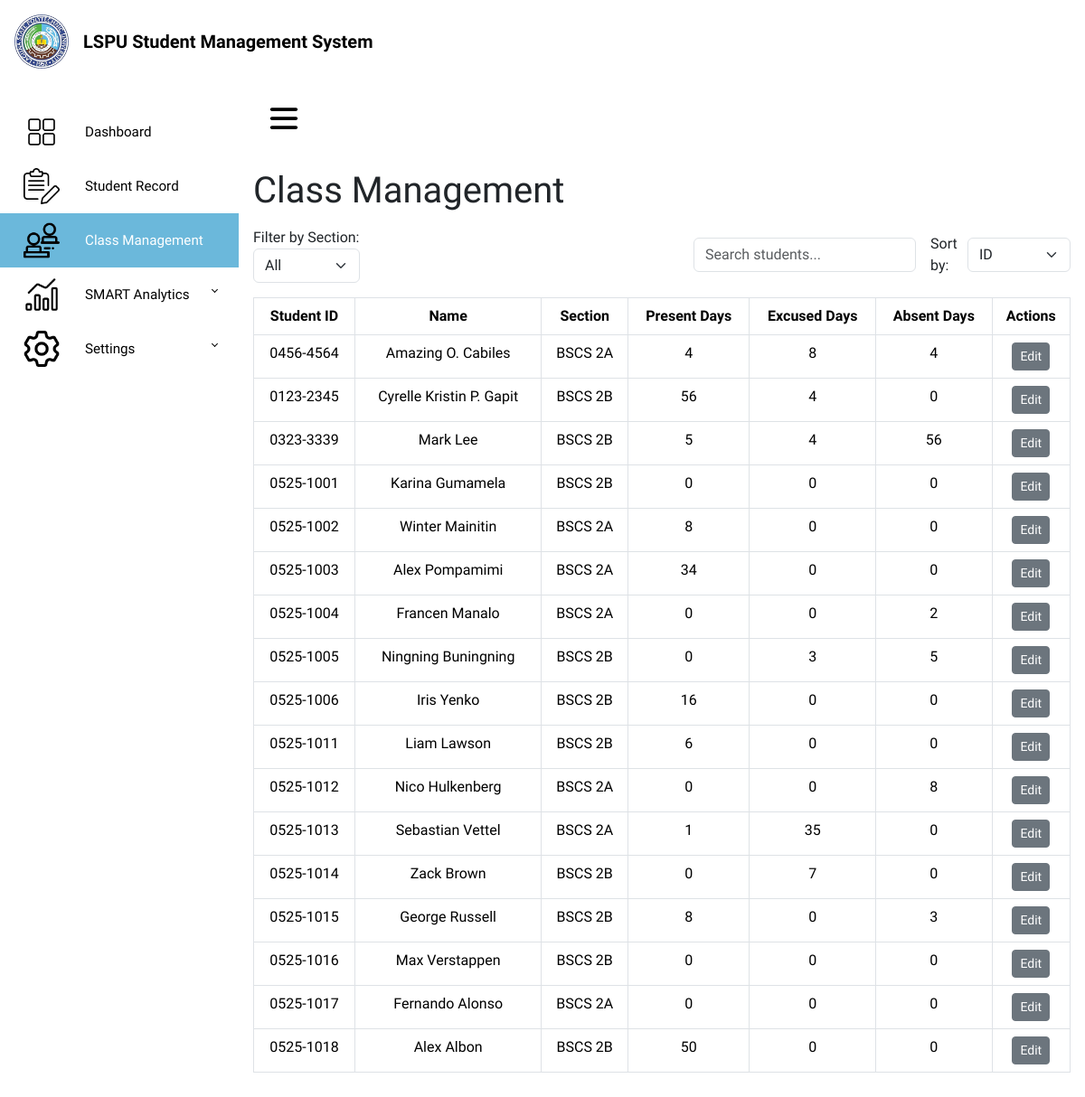
Screenshot of /classman/ with the database file from the repository.
### SMSapp/models.py (models this page shows, shortened)
class Student(models.Model):
    student_id = models.CharField(max_length=20, unique=True, blank=True)
    name = models.CharField(max_length=100)
    contact = models.CharField(max_length=20)
    address = models.TextField()
    section = models.CharField(max_length=10, default="BSCS 2A")

class Attendance(models.Model):
    student = models.ForeignKey(Student, on_delete=models.CASCADE)  # Link to Student Class
    present_days = models.PositiveIntegerField(default=0)
    excused_days = models.PositiveIntegerField(default=0)
    absent_days = models.PositiveIntegerField(default=0)

### SMSapp/views.py (the view)
# urls.py: path("classman/", views.attendance_view, name="classman"),
def attendance_view(request):
    section_filter = request.GET.get('section', '')  # If no section is selected, it's an empty string
    if section_filter:
        students = Student.objects.filter(section=section_filter)
    else:
        students = Student.objects.all()
    student_attendance = []
    for student in students:
        attendance = Attendance.objects.filter(student=student).first()  # Get the attendance for the student
        student_attendance.append({
            'student': student,
            'attendance': attendance
        })
    return render(request, "classman.html", {
        "student_attendance": student_attendance,
        "section_filter": section_filter,
    })

### SMSapp/templates/classman.html (shortened to what this page needs)
{% load static %}
<!DOCTYPE html>
<html lang="en">
<head>
    <link href="https://cdn.jsdelivr.net/npm/bootstrap@5.3.3/dist/css/bootstrap.min.css" rel="stylesheet">
    <link href="https://cdn.lineicons.com/5.0/lineicons.css" rel="stylesheet">
    <link rel="stylesheet" href="https://cdn.jsdelivr.net/npm/bootstrap-icons@1.12.1/font/bootstrap-icons.min.css">
</head>
<body>
    <div class="topbar bg-white text-dark p-3 d-flex align-items-center">
        <a href="{% url 'home' %}" class="d-flex align-items-center text-decoration-none">
            <img src="{% static 'icons/logo.png' %}" alt="LSPU Logo" class="me-3" style="max-width: 60px;">
            <span class="fw-bold fs-5">LSPU Student Management System</span>
        </a>
    </div>
    <div class="d-flex">
        <aside id="sidebar" class="sidebar-toggle">
            <br>
            <ul class="sidebar-nav p-0">
                <li class="sidebar-item">
                    <a href="{% url 'home' %}" class="sidebar-link">
                        <img src="{% static 'icons/dashboard.png' %}" alt="Dashboard" class="me-3" style="max-width: 40px;">
                        <span>Dashboard</span>
                    </a>
                </li>
                <li class="sidebar-item">
                    <a href="{% url 'studentlist' %}" class="sidebar-link">
                        <img src="{% static 'icons/records.png' %}" alt="Student Management" class="me-3" style="max-width: 40px;">
                        <span>Student Record</span>
                    </a>
                </li>
                <li class="sidebar-item">
                    <a href="{% url 'classman' %}" class="sidebar-link active">
                        <img src="{% static 'icons/class.png' %}" alt="Class Management" class="me-3" style="max-width: 40px;">
                        <span>Class Management</span>
                    </a>
                </li>
                <li class="sidebar-item">
                    <a href="#" class="sidebar-link collapsed has-dropdown" data-bs-toggle="collapse"
                        data-bs-target="#smart" aria-expanded="true" aria-controls="smart">
                        <img src="{% static 'icons/analytics.png' %}" alt="SMART Analytics" class="me-3" style="max-width: 40px;">
                        <span>SMART Analytics</span>
                    </a>
                </li>
                <li class="sidebar-item">
                    <a href="#" class="sidebar-link collapsed has-dropdown" data-bs-toggle="collapse"
                        data-bs-target="#setting" aria-expanded="true" aria-controls="setting">
                        <img src="{% static 'icons/settings.png' %}" alt="Settings" class="me-3" style="max-width: 40px;">
                        <span>Settings</span>
                    </a>
                </li>
            </ul>
        </aside>
        <div class="main">
            <nav class="navbar navbar-expand">
                <button class="toggler-btn" type="button"></button>
            </nav>
            <main class="p-3">
                <div class="d-flex justify-content-between align-items-center mb-3">
                    <h1 class="mb-0">Class Management</h1>
                </div>
                <div class="d-flex justify-content-between align-items-center gap-3 mb-3">
                    <div>
                        <label for="section_filter" class="form-label mb-0">Filter by Section:</label>
                        <form method="get">
                            <select name="section" id="section_filter" class="form-select" onchange="this.form.submit()">
                                <option value="">All</option>
                            </select>
                        </form>
                    </div>
                    <div class="d-flex align-items-center gap-3">
                        <div style="max-width: 300px;">
                            <input type="text" id="search" class="form-control" placeholder="Search students...">
                        </div>
                        <form method="get" id="sortForm" class="d-flex align-items-center">
                            <label for="sort_by" class="me-2 mb-0">Sort by:</label>
                            <select name="sort_by" id="sort_by" class="form-select">
                                <option value="student_id" {% if current_sort == 'student_id' %}selected{% endif %}>ID</option>
                            </select>
                        </form>
                    </div>
                </div>
                <div class="table-responsive text-center">
                <table class="table table-bordered" id="studentTable">
                    <thead>
                        <tr>
                            <th class="text-center">Student ID</th>
                            <th class="text-center">Name</th>
                            <th class="text-center">Section</th>
                            <th class="text-center">Present Days</th>
                            <th class="text-center">Excused Days</th>
                            <th class="text-center">Absent Days</th>
                            <th class="text-center">Actions</th>
                        </tr>
                    </thead>
                    <tbody>
                        {% for entry in student_attendance %}
                        <tr data-id="{{ entry.student.id }}">
                            <td>{{ entry.student.student_id }}</td>
                            <td>{{ entry.student.name }}</td>
                            <td>{{ entry.student.section }}</td>
                            <td>{{ entry.attendance.present_days }}</td>
                            <td>{{ entry.attendance.excused_days }}</td>
                            <td>{{ entry.attendance.absent_days }}</td>
                            <td>
                                <button class="btn btn-sm btn-primary" data-bs-toggle="modal" data-bs-target="#editModal{{ entry.student.id }}">Edit</button>
                            </td>
                        </tr>
                        {% endfor %}
                    </tbody>
                </table>
            </div>
            </main>
        </div>
    </div>
</body>
</html>

### SMSapp/templates/classman.html (style rules this page uses)
* { font-family: "Ubuntu", sans-serif; }
li { list-style: none; }
a { text-decoration: none; color: black; }
.main { min-height: 100vh; width: 100%; overflow: hidden; }
#sidebar { max-width: 264px; min-width: 264px; transition: all 0.35s ease-in-out; background-color: white; display: flex; flex-direction: column; }
.toggler-btn { background-color: transparent; cursor: pointer; border: 0; }
.navbar { padding: 1.15rem 1.5rem; }
.sidebar-nav { flex: 1 1 auto; }
a.sidebar-link { padding: .625rem 1.625rem; color: black; position: relative; transition: all 0.35s; display: flex; align-items: center; gap: 0.75rem; }
.sidebar-link span { font-size: 0.95rem; font-weight: 500; }
.sidebar-link.active { background-color: #6bb8db; color: white; font-weight: bolder; }
.sidebar-link[data-bs-toggle="collapse"]::after { border: solid; border-width: 0 .075rem .075rem 0; content: ""; display: inline-block; padding: 2px; position: absolute; right: 1.5rem; top: 1.4rem; transform: rotate(-135deg); transition: all 0.2s ease-out; }
.sidebar-link[data-bs-toggle="collapse"].collapsed::after { transform: rotate(45deg); transition: all 0.2s ease-out; }
.btn:not(.btn-danger) { background-color: #6c757d !important; border-color: #6c757d !important; color: #fff !important; }

### rows the page displays
Student: student.student_id "0456-4564", student.name "Amazing O. Cabiles", student.section "BSCS 2A", attendance.present_days "4", attendance.excused_days "8", attendance.absent_days "4"
Student: student.student_id "0123-2345", student.name "Cyrelle Kristin P. Gapit", student.section "BSCS 2B", attendance.present_days "56", attendance.excused_days "4", attendance.absent_days "0"
Student: student.student_id "0323-3339", student.name "Mark Lee", student.section "BSCS 2B", attendance.present_days "5", attendance.excused_days "4", attendance.absent_days "56"
Student: student.student_id "0525-1001", student.name "Karina Gumamela", student.section "BSCS 2B", attendance.present_days "0", attendance.excused_days "0", attendance.absent_days "0"
Student: student.student_id "0525-1002", student.name "Winter Mainitin", student.section "BSCS 2A", attendance.present_days "8", attendance.excused_days "0", attendance.absent_days "0"
Student: student.student_id "0525-1003", student.name "Alex Pompamimi", student.section "BSCS 2A", attendance.present_days "34", attendance.excused_days "0", attendance.absent_days "0"
Student: student.student_id "0525-1004", student.name "Francen Manalo", student.section "BSCS 2A", attendance.present_days "0", attendance.excused_days "0", attendance.absent_days "2"
Student: student.student_id "0525-1005", student.name "Ningning Buningning", student.section "BSCS 2B", attendance.present_days "0", attendance.excused_days "3", attendance.absent_days "5"
Student: student.student_id "0525-1006", student.name "Iris Yenko", student.section "BSCS 2B", attendance.present_days "16", attendance.excused_days "0", attendance.absent_days "0"
Student: student.student_id "0525-1011", student.name "Liam Lawson", student.section "BSCS 2B", attendance.present_days "6", attendance.excused_days "0", attendance.absent_days "0"
Student: student.student_id "0525-1012", student.name "Nico Hulkenberg", student.section "BSCS 2A", attendance.present_days "0", attendance.excused_days "0", attendance.absent_days "8"
Student: student.student_id "0525-1013", student.name "Sebastian Vettel", student.section "BSCS 2A", attendance.present_days "1", attendance.excused_days "35", attendance.absent_days "0"
Student: student.student_id "0525-1014", student.name "Zack Brown", student.section "BSCS 2B", attendance.present_days "0", attendance.excused_days "7", attendance.absent_days "0"
Student: student.student_id "0525-1015", student.name "George Russell", student.section "BSCS 2B", attendance.present_days "8", attendance.excused_days "0", attendance.absent_days "3"
Student: student.student_id "0525-1016", student.name "Max Verstappen", student.section "BSCS 2B", attendance.present_days "0", attendance.excused_days "0", attendance.absent_days "0"
Student: student.student_id "0525-1017", student.name "Fernando Alonso", student.section "BSCS 2A", attendance.present_days "0", attendance.excused_days "0", attendance.absent_days "0"
Student: student.student_id "0525-1018", student.name "Alex Albon", student.section "BSCS 2B", attendance.present_days "50", attendance.excused_days "0", attendance.absent_days "0"
